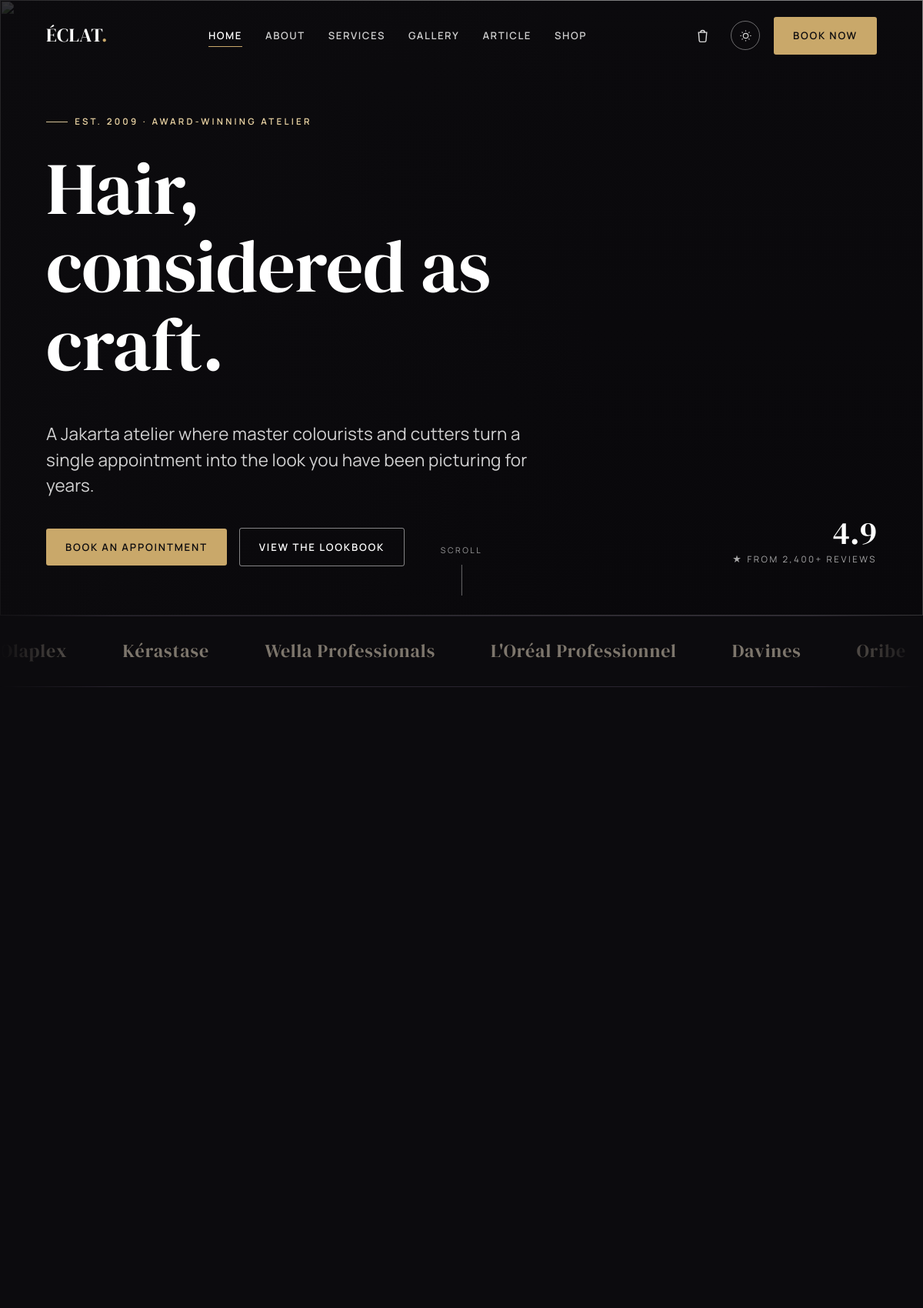
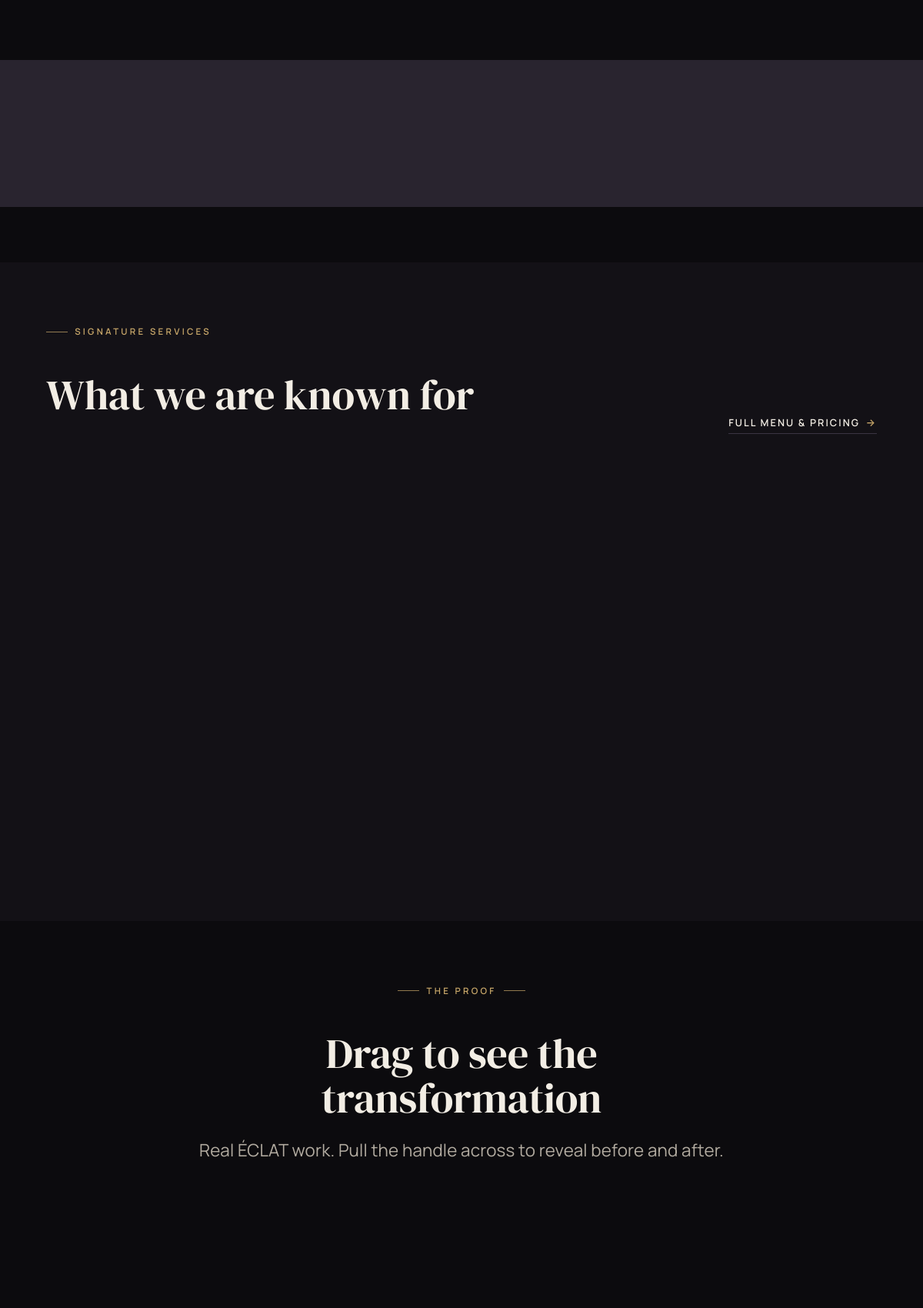
The page / (upper part) on the database its author committed (2 pictures, top to bottom).
### tables this page shows
CREATE TABLE brands (
    id          INT AUTO_INCREMENT PRIMARY KEY,
    name        VARCHAR(80)  NOT NULL,
    logo_url    VARCHAR(400) NOT NULL DEFAULT '',
    website_url VARCHAR(255) NOT NULL DEFAULT '',
    sort_order  INT          NOT NULL DEFAULT 0
);

### app/controllers/home.php (called while the page is built)
<?php
render('home', [
    'title'  => get_setting('site_name_full') . ' — ' . get_setting('tagline'),
    'meta'   => get_setting('hero_lead'),
    'active' => 'home',
    'css'    => ['home'],
    'js'     => ['pages/gallery'],
    'stats'          => get_stats(4),
    'featured'       => get_featured_services(5),
    'transformations'=> get_transformations(3),
    'team'           => get_team(4),
    'gallery'        => get_gallery(null, 6),
    'testimonials'   => get_testimonials(6),
    'shop_products'  => get_featured_products(4),
    'articles'       => get_recent_posts(3),
]);

### public/index.php (called while the page is built, shortened)
<?php
$routes = require APP_PATH . '/routes.php';
$uri  = parse_url($_SERVER['REQUEST_URI'] ?? '/', PHP_URL_PATH) ?? '/';
if (BASE_URL !== '') {
    if ($uri === BASE_URL) {
        $uri = '/';
    } elseif (str_starts_with($uri, BASE_URL . '/')) {
        $uri = substr($uri, strlen(BASE_URL));
    }
}
$path = '/' . trim($uri, '/');
$controller = $routes[$path] ?? null;
if ($controller === null) {
    http_response_code(404);
    $controller_file = APP_PATH . '/controllers/not_found.php';
} else {
    $controller_file = APP_PATH . '/controllers/' . $controller . '.php';
}
require $controller_file;

### app/models/settings.php (called while the page is built, shortened)
<?php
function get_setting(string $key, string $default = ''): string {
    static $cache = null;
    if ($cache === null) {
        $cache = [];
        foreach (q('SELECT skey, svalue FROM settings') as $r) {
            $cache[$r['skey']] = $r['svalue'];
        }
    }
    return $cache[$key] ?? $default;
}

### app/database.php (called while the page is built, shortened)
<?php
function db(): PDO {
    static $pdo = null;
    if ($pdo instanceof PDO) {
        return $pdo;
    }
    $opts = [
        PDO::ATTR_ERRMODE            => PDO::ERRMODE_EXCEPTION,
        PDO::ATTR_DEFAULT_FETCH_MODE => PDO::FETCH_ASSOC,
        PDO::ATTR_EMULATE_PREPARES   => false,
    ];
    try {
        if (DB_DRIVER === 'sqlite') {
            $pdo = new PDO('sqlite:' . DB_SQLITE_PATH, null, null, $opts);
            $pdo->exec('PRAGMA foreign_keys = ON');
        } else {
            $dsn = sprintf('mysql:host=%s;port=%s;dbname=%s;charset=utf8mb4',
                DB_HOST, DB_PORT, DB_NAME);
            $pdo = new PDO($dsn, DB_USER, DB_PASS, $opts);
        }
    } catch (PDOException $ex) {
        http_response_code(500);
        exit(APP_DEBUG
            ? 'Database connection failed: ' . $ex->getMessage()
            : 'The site is temporarily unavailable. Please try again shortly.');
    }
    return $pdo;
}
function q(string $sql, array $params = []): array {
    $stmt = db()->prepare($sql);
    $stmt->execute($params);
    return $stmt->fetchAll();
}

### app/models/brands.php (called while the page is built, shortened)
<?php
function get_brands(): array {
    return q('SELECT * FROM brands ORDER BY sort_order ASC, id ASC');
}

### app/views/pages/home.php (the view, shortened to what this page needs)
<section class="hero">
    <div class="hero-bg"><img src="<?= e(url('assets/img/hero/home-hero.jpg')) ?>" alt="" aria-hidden="true"></div>
    <div class="container hero-inner">
        <span class="eyebrow"><?= e(get_setting('hero_eyebrow')) ?></span>
        <h1><?= e(get_setting('hero_title')) ?></h1>
        <p class="lede"><?= e(get_setting('hero_lead')) ?></p>
        <div class="hero-cta">
            <a class="btn btn-primary" href="<?= e(url('book')) ?>">Book an appointment</a>
            <a class="btn btn-on-image" href="<?= e(url('gallery')) ?>">View the lookbook</a>
        </div>
    </div>
    <div class="hero-meta">
        <span class="num">4.9</span>
        <span class="lbl">★ from 2,400+ reviews</span>
    </div>
    <div class="scroll-hint"><span>Scroll</span><span class="line"></span></div>
</section>
<?php partial('marquee'); ?>
<section class="section">
    <div class="container intro-split">
    </div>
</section>
<section class="section--tight">
    <div class="stat-band">
    </div>
</section>
<section class="section section--alt">
    <div class="container">
        <div class="section-head split">
            <div>
                <span class="eyebrow">Signature services</span>
                <h2 style="margin-top:22px">What we are known for</h2>
            </div>
            <a class="btn-text" href="<?= e(url('services')) ?>">Full menu &amp; pricing <span class="arrow" aria-hidden="true">→</span></a>
        </div>
        <div class="preview-services">
        </div>
    </div>
</section>
<?php if ($transformations): ?>
<section class="section">
    <div class="container">
        <div class="section-head center">
            <span class="eyebrow eyebrow--center">The proof</span>
            <h2 style="margin-top:22px">Drag to see the transformation</h2>
            <p class="lede">Real ÉCLAT work. Pull the handle across to reveal before and after.</p>
        </div>
        <div class="grid grid-3">
        </div>
    </div>
</section>
<?php endif; ?>

### app/views/partials/marquee.php
<?php
$brands = get_brands();
if (!$brands) return; ?>
<div class="marquee" aria-label="Brands we use">
    <div class="marquee__track">
        <?php for ($i = 0; $i < 2; $i++): ?>
            <?php foreach ($brands as $b): ?>
                <?php
                $inner = !empty($b['logo_url'])
                    ? '<img src="' . e(image($b['logo_url'])) . '" alt="' . e($b['name']) . '">'
                    : '<span class="marquee__name">' . e($b['name']) . '</span>';
                if (!empty($b['website_url'])) {
                    echo '<a class="marquee__item" href="' . e($b['website_url']) . '" target="_blank" rel="noopener">' . $inner . '</a>';
                } else {
                    echo '<span class="marquee__item">' . $inner . '</span>';
                }
                ?>
            <?php endforeach; ?>
        <?php endfor; ?>
    </div>
</div>

### public/assets/css/base/tokens.css (style rules this page uses)
:root { --font-display: "DM Serif Display", Georgia, "Times New Roman", serif; --font-body: "Manrope", system-ui, -apple-system, Segoe UI, Roboto, sans-serif; --fs-eyebrow: 0.72rem; --fs-body: 1.02rem; --fs-lead: clamp(1.12rem, 0.6rem + 1.1vw, 1.4rem); --h4: clamp(1.05rem, 0.9rem + 0.6vw, 1.3rem); --h3: clamp(1.4rem, 1rem + 1.4vw, 2rem); --h2: clamp(2.05rem, 1.2rem + 3.4vw, 3.4rem); --h1: clamp(2.9rem, 1.2rem + 7vw, 6rem); --container: 1220px; --container-narrow: 880px; --gutter: clamp(20px, 5vw, 64px); --section-y: clamp(60px, 6vw, 104px); --radius: 3px; --radius-lg: 6px; --ease: cubic-bezier(0.2, 0.6, 0.2, 1); --dur: 0.65s; --dur-fast: 0.28s; }
:root, [data-theme="dark"] { --bg: #0c0b0e; --bg-2: #131116; --bg-3: #1b181f; --text: #f2ede4; --text-2: #b3aca1; --text-3: #7d766c; --line: #29242f; --line-2: #3a3442; --accent: #c9a86a; --accent-2: #e2c993; --accent-ink: #0c0b0e; --overlay: linear-gradient(180deg, rgba(8,7,10,0.25) 0%, rgba(8,7,10,0.72) 100%); --shadow: 0 24px 60px -28px rgba(0,0,0,0.7); --img-filter: grayscale(0.15) contrast(1.02); }

### public/assets/css/base/typography.css (style rules this page uses)
body { font-family: var(--font-body); font-size: var(--fs-body); font-weight: 400; color: var(--text); background: var(--bg); letter-spacing: 0.01em; transition: background var(--dur-fast) var(--ease), color var(--dur-fast) var(--ease); }
h1, h2, h3, h4 { font-family: var(--font-display); font-weight: 400; line-height: 1.06; letter-spacing: -0.005em; color: var(--text); }
h1 { font-size: var(--h1); font-weight: 400; }
h2 { font-size: var(--h2); }
p { color: var(--text-2); }
.eyebrow { font-family: var(--font-body); font-size: var(--fs-eyebrow); font-weight: 600; letter-spacing: 0.28em; text-transform: uppercase; color: var(--accent); display: inline-flex; align-items: center; gap: 0.8em; }
.eyebrow::before { content: ""; width: 28px; height: 1px; background: var(--accent); opacity: 0.7; }
.eyebrow--center::after { content: ""; width: 28px; height: 1px; background: var(--accent); opacity: 0.7; }
.lede { font-size: var(--fs-lead); line-height: 1.5; color: var(--text-2); }

### public/assets/css/components/layout.css (style rules this page uses)
.container { width: 100%; max-width: var(--container); margin-inline: auto; padding-inline: var(--gutter); }
.section { padding-block: var(--section-y); }
.section--tight { padding-block: clamp(48px, 6vw, 90px); }
.section--alt { background: var(--bg-2); }
.section-head { max-width: 720px; margin-bottom: clamp(36px, 5vw, 64px); }
.section-head.center { margin-inline: auto; text-align: center; }
.section-head .eyebrow { margin-bottom: 22px; }
.section-head h2 { margin-bottom: 0.4em; }
.section-head .lede { margin-top: 0.6em; }
.section-head.split { max-width: none; display: flex; align-items: flex-end; justify-content: space-between; gap: 40px; flex-wrap: wrap; }
.section-head.split > div { max-width: 640px; }
.grid { display: grid; gap: clamp(20px, 2.5vw, 36px); }
.grid-3 { grid-template-columns: repeat(3, 1fr); }

### public/assets/css/components/buttons.css (style rules this page uses)
.btn { display: inline-flex; align-items: center; gap: 0.7em; font-family: var(--font-body); font-size: 0.82rem; font-weight: 600; letter-spacing: 0.14em; text-transform: uppercase; padding: 1.05em 1.9em; border-radius: var(--radius); transition: background var(--dur-fast) var(--ease), color var(--dur-fast) var(--ease), border-color var(--dur-fast) var(--ease), transform var(--dur-fast) var(--ease); }
.btn-primary { background: var(--accent); color: var(--accent-ink); }
.btn-on-image { border: 1px solid rgba(255,255,255,0.5); color: #fff; }
.btn-text { display: inline-flex; align-items: center; gap: 0.6em; font-size: 0.8rem; font-weight: 600; letter-spacing: 0.16em; text-transform: uppercase; color: var(--text); padding-bottom: 4px; border-bottom: 1px solid var(--line-2); transition: color var(--dur-fast) var(--ease), border-color var(--dur-fast) var(--ease); }
.btn-text .arrow { transition: transform var(--dur-fast) var(--ease); color: var(--accent); }

### public/assets/css/pages/home.css (style rules this page uses)
.intro-split { display: grid; grid-template-columns: 1.05fr 0.95fr; gap: clamp(36px, 5vw, 80px); align-items: center; }
.preview-services { display: grid; gap: 0; }

### rows shown on the page
brands: name "Olaplex"
brands: name "Kérastase"
brands: name "Wella Professionals"
brands: name "L'Oréal Professionnel"
brands: name "Davines"
brands: name "Oribe"

### other values the page prints
get_setting('site_name') "ÉCLAT"
$label "HOME"
$label "ABOUT"
$label "SERVICES"
$label "GALLERY"
$label "ARTICLE"
$label "SHOP"
get_setting('hero_eyebrow') "EST. 2009 · AWARD-WINNING ATELIER"
get_setting('hero_title') "Hair, considered as craft."
get_setting('hero_lead') "A Jakarta atelier where master colourists and cutters turn a single appointment into the look you have been picturing for years."
